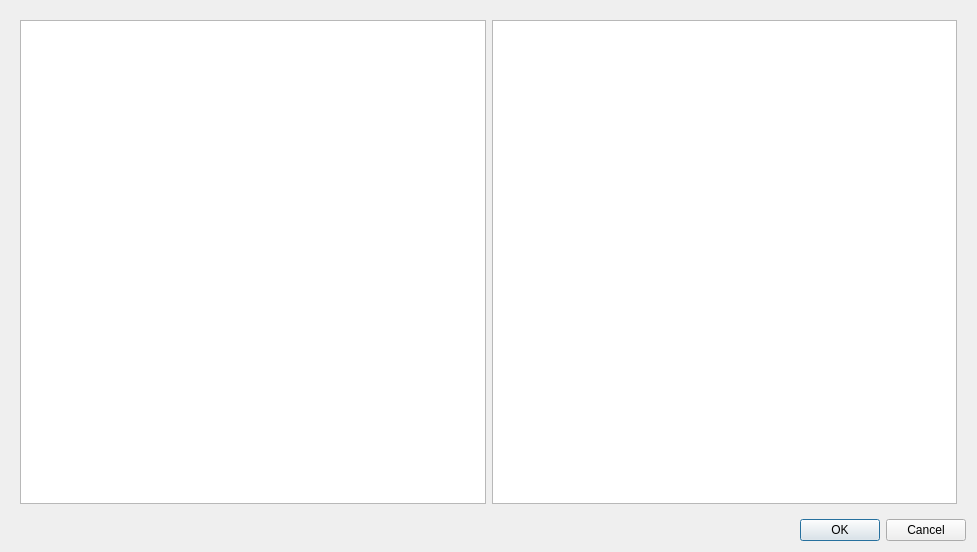
<?xml version="1.0" encoding="UTF-8"?>
<ui version="4.0">
 <class>ContactPlacement</class>
 <widget class="QDialog" name="ContactPlacement">
  <property name="geometry">
   <rect>
    <x>0</x>
    <y>0</y>
    <width>977</width>
    <height>552</height>
   </rect>
  </property>
  <property name="windowTitle">
   <string>Dialog</string>
  </property>
  <layout class="QVBoxLayout" name="verticalLayout">
   <item>
    <widget class="QWidget" name="widget" native="true">
     <layout class="QHBoxLayout" name="horizontalLayout">
      <item>
       <widget class="QTableWidget" name="tablePins"/>
      </item>
      <item>
       <widget class="QGraphicsView" name="framePreview"/>
      </item>
     </layout>
    </widget>
   </item>
   <item>
    <widget class="QDialogButtonBox" name="buttonBox">
     <property name="orientation">
      <enum>Qt::Horizontal</enum>
     </property>
     <property name="standardButtons">
      <set>QDialogButtonBox::Cancel|QDialogButtonBox::Ok</set>
     </property>
    </widget>
   </item>
  </layout>
 </widget>
 <resources/>
 <connections>
  <connection>
   <sender>buttonBox</sender>
   <signal>accepted()</signal>
   <receiver>ContactPlacement</receiver>
   <slot>accept()</slot>
   <hints>
    <hint type="sourcelabel">
     <x>248</x>
     <y>254</y>
    </hint>
    <hint type="destinationlabel">
     <x>157</x>
     <y>274</y>
    </hint>
   </hints>
  </connection>
  <connection>
   <sender>buttonBox</sender>
   <signal>rejected()</signal>
   <receiver>ContactPlacement</receiver>
   <slot>reject()</slot>
   <hints>
    <hint type="sourcelabel">
     <x>316</x>
     <y>260</y>
    </hint>
    <hint type="destinationlabel">
     <x>286</x>
     <y>274</y>
    </hint>
   </hints>
  </connection>
 </connections>
</ui>
